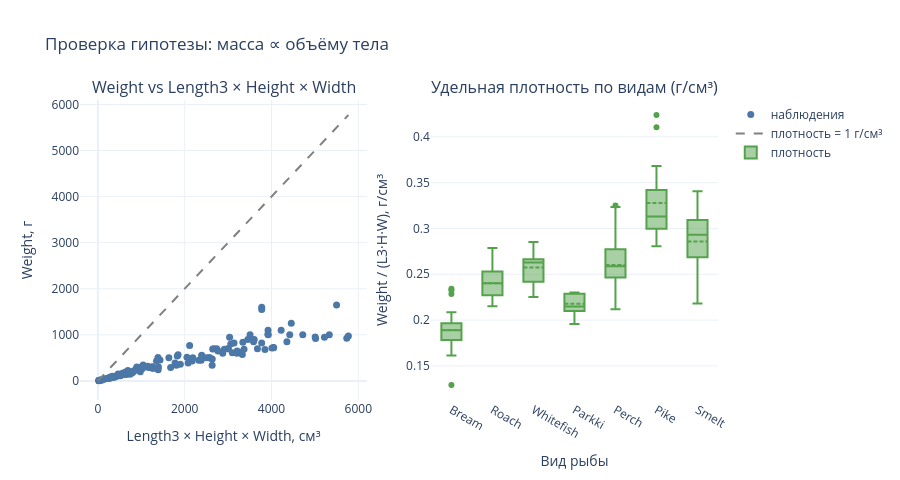

Write notebook code for a chart like this one.
### Markdown cell above
**Вывод.** По правилу IQR × 1.5 в `Weight` обнаружено несколько «формальных»
выбросов — крупные особи Pike и Bream с массой 1500–1650 г. Однако **это не
ошибки данных**, а естественный разброс: `Pike` — самая крупная рыба в выборке,
и её вес физически согласован с длиной (~59–68 см) и высотой.

Практический вывод: удалять эти строки нельзя — потеряется информация о
тяжёлом хвосте распределения. Правильнее:
  1) использовать логарифмирование целевой переменной (график 1) — оно сжимает
     хвост и снижает влияние крупных рыб;
  2) либо применять робастные модели (Huber, RANSAC);
  3) при обучении смотреть на остатки — если крупные рыбы дают большую ошибку,
     это сигнал о нелинейности, а не о выбросе.

Индексы строк с наибольшим весом перечислены в таблице выше — их стоит
отслеживать при построении модели.

### Code cell
df_ = df[(df[TARGET] > 0) & (df["Length3"] > 0)
         & (df["Height"] > 0) & (df["Width"] > 0)].copy()

df_["VolumeProxy"] = df_["Length3"] * df_["Height"] * df_["Width"]   # см³
df_["DensityProxy"] = df_[TARGET] / df_["VolumeProxy"]               # г / см³

fig = make_subplots(
    rows=1, cols=2,
    subplot_titles=("Weight vs Length3 × Height × Width",
                    "Удельная плотность по видам (г/см³)"),
)

fig.add_trace(go.Scatter(
    x=df_["VolumeProxy"], y=df_[TARGET],
    mode="markers", marker=dict(color="#4C78A8", size=7),
    text=df_[GROUP], name="наблюдения",
), row=1, col=1)

# эталонная линия y = x (плотность 1 г/см³)
xmax = df_["VolumeProxy"].max()
fig.add_trace(go.Scatter(
    x=[0, xmax], y=[0, xmax], mode="lines",
    line=dict(color="grey", dash="dash"), name="плотность = 1 г/см³",
), row=1, col=1)

fig.add_trace(go.Box(
    y=df_["DensityProxy"], x=df_[GROUP],
    marker_color="#54A24B", boxmean=True, name="плотность",
), row=1, col=2)

fig.update_xaxes(title_text="Length3 × Height × Width, см³", row=1, col=1)
fig.update_yaxes(title_text="Weight, г", row=1, col=1)
fig.update_xaxes(title_text="Вид рыбы", row=1, col=2)
fig.update_yaxes(title_text="Weight / (L3·H·W), г/см³", row=1, col=2)
fig.update_layout(title="Проверка гипотезы: масса ∝ объёму тела",
                  height=480, showlegend=True)
fig.show()

print("Общая статистика DensityProxy:")
print(df_["DensityProxy"].describe().round(4))
print("\nМедиана по видам:")
print(df_.groupby(GROUP)["DensityProxy"].median().round(4).sort_values())

### Figure 1 — Plotly figure (JSON) as saved in the notebook; plotly's stock layout.template omitted (floating-point values rounded to 4 significant figures; data arrays with more than 128 entries replaced by an {"elided": "..."} marker saying what was removed)
{"data": [{"marker": {"color": "#4C78A8", "size": 7}, "mode": "markers", "name": "наблюдения", "text": {"elided": "158 str values"}, "type": "scatter", "x": {"elided": "158 float values"}, "xaxis": "x", "y": {"elided": "158 float values"}, "yaxis": "y"}, {"line": {"color": "grey", "dash": "dash"}, "mode": "lines", "name": "плотность = 1 г/см³", "type": "scatter", "x": [0, 5771.0], "xaxis": "x", "y": [0, 5771.0], "yaxis": "y"}, {"boxmean": true, "marker": {"color": "#54A24B"}, "name": "плотность", "type": "box", "x": {"elided": "158 str values"}, "xaxis": "x2", "y": {"elided": "158 float values"}, "yaxis": "y2"}], "layout": {"annotations": [{"font": {"size": 16}, "showarrow": false, "text": "Weight vs Length3 × Height × Width", "x": 0.225, "xanchor": "center", "xref": "paper", "y": 1, "yanchor": "bottom", "yref": "paper"}, {"font": {"size": 16}, "showarrow": false, "text": "Удельная плотность по видам (г/см³)", "x": 0.775, "xanchor": "center", "xref": "paper", "y": 1, "yanchor": "bottom", "yref": "paper"}], "height": 480, "showlegend": true, "title": {"text": "Проверка гипотезы: масса ∝ объёму тела"}, "xaxis": {"anchor": "y", "domain": [0, 0.45], "title": {"text": "Length3 × Height × Width, см³"}}, "xaxis2": {"anchor": "y2", "domain": [0.55, 1], "title": {"text": "Вид рыбы"}}, "yaxis": {"anchor": "x", "domain": [0, 1], "title": {"text": "Weight, г"}}, "yaxis2": {"anchor": "x2", "domain": [0, 1], "title": {"text": "Weight / (L3·H·W), г/см³"}}}}
